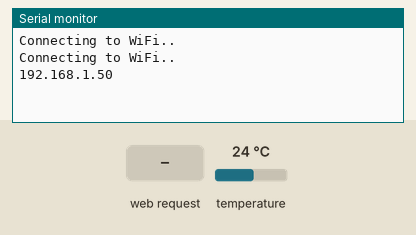
The sketch below on a simulated ESP32. Parts: the last lines printed to the serial monitor. Inputs (shaded band) come from the test bench; at power-on: temperature 24 °C. WiFi joins after 1.5 s; servers stay silent unless stated.

Above: at 3.2 s.
3.3 s: HTTP request GET /temperatureF received
At 5.0 s:
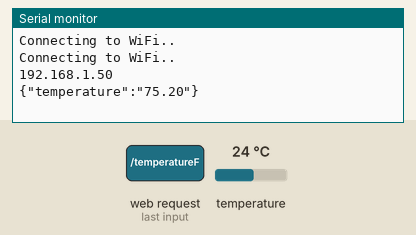
5.5 s: HTTP request GET /temperatureC received
At 7.2 s:
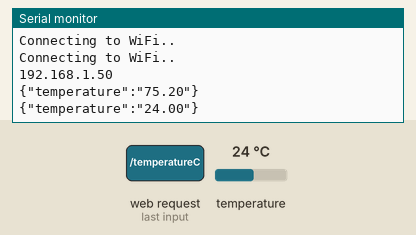

The sketch:

main.ino
```cpp
#include <Arduino.h>

#include <WiFi.h>
#include <AsyncTCP.h>
#include <ESPAsyncWebSrv.h>

#include <Arduino_JSON.h>

#include <Wire.h>
#include <OneWire.h>
#include <DallasTemperature.h>

const char* ssid = "TBD";
const char* pswd = "Hawks123";

const int temperaturePin = 4;

OneWire onewire(temperaturePin);
DallasTemperature sensor(&onewire);

AsyncWebServer server(80);

// Temperature reading functions
String readTemperatureCelcius() {
  JSONVar reading;
  sensor.requestTemperatures();
  float value = sensor.getTempCByIndex(0);
  reading["temperature"] = String(value);
  return JSON.stringify(reading);
}

String readTemperatureFahrenheit () {
  JSONVar reading;
  sensor.requestTemperatures();
  float value = sensor.getTempFByIndex(0);
  reading["temperature"] = String(value);
  return JSON.stringify(reading);
}

void setup() {
  // Start serial communication
  Serial.begin(115200);

  // Start sensor reading
  sensor.begin();

  // Connect to Wi-Fi
  WiFi.begin(ssid, pswd);
  while (WiFi.status() != WL_CONNECTED) {
    delay(1000);
    Serial.println("Connecting to WiFi..");
  }

  Serial.println(WiFi.localIP());

  server.on("/", HTTP_GET, [](AsyncWebServerRequest *request){
    request->send(200, "text/plain", "Get a temperature data point with either /temperatureC or /temperatureF");
  });

  server.on("/temperatureF", HTTP_GET, [](AsyncWebServerRequest *request)
  {
    String json = readTemperatureFahrenheit();
    Serial.println(json);

    AsyncWebServerResponse *response = request->beginResponse(200, "application/json", json);
    response->addHeader("Access-Control-Allow-Origin", "*"); // Allow requests from any origin
    response->addHeader("Access-Control-Allow-Methods", "GET, POST, PUT, DELETE");
    response->addHeader("Access-Control-Allow-Headers", "Origin, X-Requested-With, Content-Type, Accept");
    request->send(response);
  });

  server.on("/temperatureC", HTTP_GET, [](AsyncWebServerRequest *request){
    String json = readTemperatureCelcius();
     Serial.println(json);

    AsyncWebServerResponse *response = request->beginResponse(200, "application/json", json);
    response->addHeader("Access-Control-Allow-Origin", "*"); // Allow requests from any origin
    response->addHeader("Access-Control-Allow-Methods", "GET, POST, PUT, DELETE");
    response->addHeader("Access-Control-Allow-Headers", "Origin, X-Requested-With, Content-Type, Accept");
    request->send(response);
  });

  server.begin();
}

void loop() {
}
```

Measured:
- after the input at 3.3 s, the serial monitor: prints a new line after 0.78 s (image 1)
- after the input at 5.5 s, the serial monitor: prints a new line after 0.80 s (image 2)
